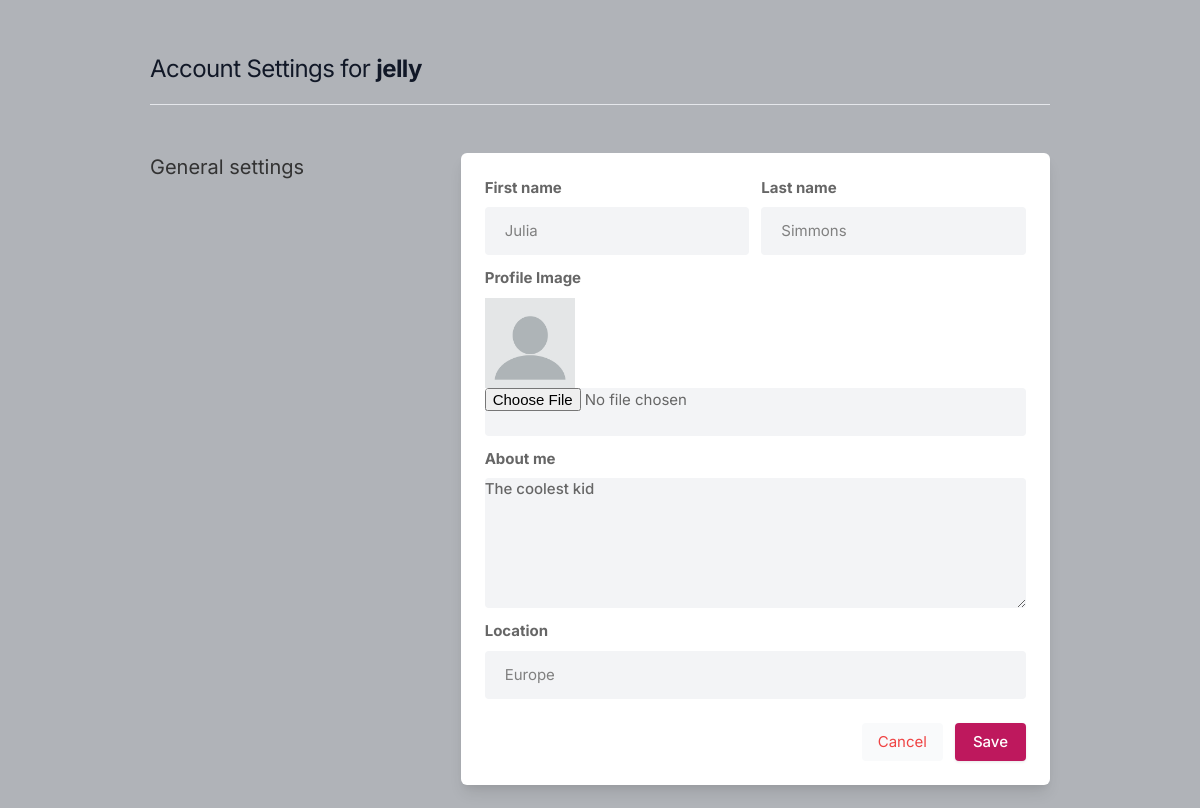
The page /settings (signed in) on the database its author committed.
### core/models.py (models this page shows, shortened)
class Profile(models.Model):
    user = models.ForeignKey(USER, on_delete=models.CASCADE)
    first_name = models.TextField(blank=True)
    last_name = models.TextField(blank=True)
    id_user = models.IntegerField()
    bio = models.TextField(blank=True)
    profile_img = models.ImageField(upload_to="profile_images",
                                    default="blank-profile-picture.png")
    location = models.CharField(max_length=80, blank=True)

### core/views.py (the view, shortened to what this page needs)
# urls.py: path('settings', views.settings, name='settings'),
@login_required(login_url='signin')
def settings(request):
    user_profile = Profile.objects.get(user=request.user)
    return render(request, 'settings.html', {'user_profile': user_profile})

### templates/settings.html (shortened to what this page needs)
{% load static %}
<!DOCTYPE html>
<html lang="en" xmlns="http://www.w3.org/1999/html">
<head>
    <link rel="stylesheet" href="{% static 'assets/css/icons.css' %}">
    <link rel="stylesheet" href="{% static 'assets/css/uikit.css' %}">
    <link rel="stylesheet" href="{% static 'assets/css/style.css' %}">
    <link rel="stylesheet" href="{% static 'assets/css/tailwind.css' %}">
</head>
<body>
            <div class="container m-auto">
                <h1 class="text-2xl leading-none text-gray-900 tracking-tight mt-3">Account Settings for <b>{{user.username}}</b> </h1>
                <br>
                <hr>
                <div class="grid lg:grid-cols-3 mt-12 gap-8">
                    <div>
                        <h3 class="text-xl mb-2"> General settings</h3>
                    </div>
                    <div class="bg-white rounded-md lg:shadow-lg shadow col-span-2">
                    <form action="" method="POST" enctype="multipart/form-data">
                       <div class="grid grid-cols-2 gap-3 lg:p-6 p-4">
                           <div>
                                <label for=""> <b>First name</b></label>
                               <input type="text" name="first_name" placeholder="Your first name..." value = "{{user_profile.first_name}}" class="shadow-none bg-gray-100">
                            </div>
                           <div>
                               <label for=""> <b>Last name</b></label>
                               <input type="text" name="last_name" placeholder="Your last name..." value="{{user_profile.last_name}}"
                                      class="shadow-none bg-gray-100">
                            </div>
                            <div class="col-span-2">
                                <label for=""> <b>Profile Image</b></label>
                                <img width="90" height="90" src="{{user_profile.profile_img.url}}" />
                                <input type="file" name="image" value="" class="shadow-none bg-gray-100">
                            </div>
                            <div class="col-span-2">
                                <label for=""> <b>About me</b></label>
                                <textarea id="about" name="bio" rows="3"
                                          class="shadow-none bg-gray-100">{{user_profile.bio}}</textarea>
                            </div>
                            <div class="col-span-2">
                                <label for=""> <b>Location</b></label>
                                <input type="text" name="location" value="{{user_profile.location}}" placeholder="Your location..."
                                       class="shadow-none bg-gray-100">
                            </div>
                       </div>
                       <div class="bg-gray-10 p-6 pt-0 flex justify-end space-x-3">
                           <button class="p-2 px-4 rounded bg-gray-50 text-red-500"> <a href="/">Cancel</a> </button>
                           <button class="button bg-blue-700"> <a href="/">Save</a> </button>
                       </div>
                    </form>
                    </div>
                    </div>
                    <br>
                </div>
</body>
</html>

### static/assets/css/style.css (style rules this page uses)
body { background-color: #B0B3B8!important; }
button { vertical-align: middle; }
span.button, button.button { background-color: #be185d; top: 0; color: #fff; position: relative; padding: 8px 18px; line-height: 22px; position: relative; font-weight: 500; font-size: 15px; display: inline-block; -webkit-transition: all 0.2s ease-in-out; transition: all 0.2s ease-in-out; cursor: pointer; overflow: hidden; border: none; border-radius: 4px; -webkit-box-shadow: 0 1px 3px rgba(0, 0, 0, 0.1); box-shadow: 0 1px 3px rgba(0, 0, 0, 0.1); }
input { height: 48px; line-height: 48px; padding: 0 20px; outline: none; font-size: 15px; color: #808080; max-width: 100%; width: 100%; -webkit-box-sizing: border-box; box-sizing: border-box; display: block; font-weight: 400; opacity: 1; border-radius: 4px; border: none; -webkit-box-shadow: 0 1px 4px 0px rgba(0, 0, 0, 0.12); box-shadow: 0 1px 4px 0px rgba(0, 0, 0, 0.12); }
input[type="text"], input[type="password"], input[type="email"], input[type="number"] { height: 48px; line-height: 48px; padding: 0 20px; outline: none; font-size: 15px; color: #808080; max-width: 100%; width: 100%; -webkit-box-sizing: border-box; box-sizing: border-box; display: block; font-weight: 400; opacity: 1; border-radius: 4px; border: none; -webkit-box-shadow: 0 1px 4px 0px rgba(0, 0, 0, 0.12); box-shadow: 0 1px 4px 0px rgba(0, 0, 0, 0.12); }
textarea { height: 48px; line-height: 48px; padding: 0 20px; outline: none; font-size: 15px; color: #808080; margin: 0 0 16px 0; max-width: 100%; width: 100%; -webkit-box-sizing: border-box; box-sizing: border-box; display: block; background-color: #fff; font-weight: 500; opacity: 1; border-radius: 4px; border: none; -webkit-box-shadow: 0 1px 4px 0px rgba(0, 0, 0, 0.12); box-shadow: 0 1px 4px 0px rgba(0, 0, 0, 0.12); }
input { -webkit-transition: all 0.1s ease-in-out; transition: all 0.1s ease-in-out; }
::placeholder { color: #808080; opacity: 1; }
textarea { height: auto; line-height: 27px; padding: 20px; min-height: 130px; -webkit-transition: none !important; transition: none !important; min-width: 100%; }
label, legend { display: block; font-weight: bold; font-size: 15px; font-weight: 500; margin-bottom: 8px; }
button { border: none; margin: 0; padding: 0; width: auto; overflow: visible; background: transparent; color: inherit; font: inherit; line-height: normal; cursor: pointer; }
a { color: #be185d; -webkit-transition: 0.3s; transition: 0.3s; outline: none !important; }
button { outline: none !important; }
img { max-width: 100%; }
body { color: #666; font-size: 15px; line-height: 27px; background-color: #f0f2f5; font-family: "Inter", sans-serif; text-transform: none; }
h1, h2, h3, h4, h5, h6 { font-family: "Inter", sans-serif; text-transform: none; }
input[type="text"], input[type="password"], input[type="email"] { font-family: "Inter", sans-serif; text-transform: none; }
textarea, select { font-family: "Inter", sans-serif; text-transform: none; }
button, body .pac-container { font-family: "Inter", sans-serif; text-transform: none; }
h1, h2, h3, h4, h5, h6 { color: #333; font-weight: 500; margin: 0; padding: 0; }
h1 { font-size: 32px; }
h3 { font-size: 22px; }
b, strong { font-weight: 700 !important; }
@media (min-width: 1024px) { .container { max-width: 900px !important; padding-top: 45px; } }
.shadow-none { -webkit-box-shadow: none !important; box-shadow: none !important; }

### rows shown on the page
Profile: first_name "Julia", last_name "Simmons", profile_img (placeholder picture), bio "The coolest kid", location "Europe"

### other values the page prints
{{ user.username }} "jelly"
